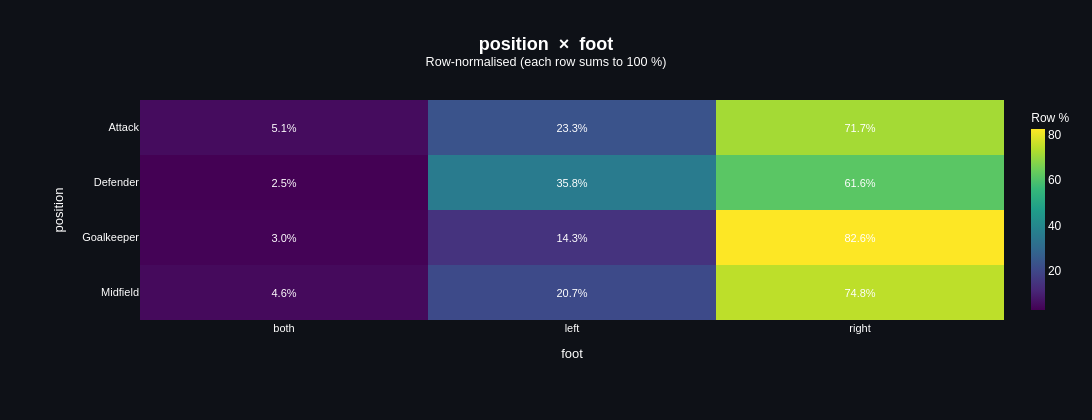

The notebook cell saved with this chart:
### Code cell
test_crosstab = cross_tab_heatmap(df=test, col1='position', col2='foot')
test_crosstab

### Figure 1 — Plotly figure (JSON) as saved in the notebook; plotly's stock layout.template omitted (floating-point values rounded to 4 significant figures)
{"data": [{"colorbar": {"outlinewidth": 0, "thickness": 14, "tickfont": {"color": "white", "family": "Arial"}, "title": {"font": {"color": "white", "family": "Arial", "size": 12}, "text": "Row %"}}, "colorscale": [[0, "#440154"], [0.1111, "#482878"], [0.2222, "#3e4989"], [0.3333, "#31688e"], [0.4444, "#26828e"], [0.5556, "#1f9e89"], [0.6667, "#35b779"], [0.7778, "#6ece58"], [0.8889, "#b5de2b"], [1, "#fde725"]], "hovertemplate": "<b>position</b>: %{y}<br><b>foot</b>: %{x}<br><b>Row %</b>: %{z:.1f}%<extra></extra>", "text": [["5.1%", "23.3%", "71.7%"], ["2.5%", "35.8%", "61.6%"], ["3.0%", "14.3%", "82.6%"], ["4.6%", "20.7%", "74.8%"]], "textfont": {"color": "white", "family": "Arial", "size": 11}, "texttemplate": "%{text}", "type": "heatmap", "x": ["both", "left", "right"], "y": ["Attack", "Defender", "Goalkeeper", "Midfield"], "z": [[5.07, 23.27, 71.66], [2.523, 35.83, 61.64], [3.025, 14.34, 82.64], [4.557, 20.69, 74.75]]}], "layout": {"font": {"color": "white", "family": "Arial"}, "height": 420, "margin": {"b": 100, "l": 140, "r": 80, "t": 100}, "paper_bgcolor": "#0e1117", "plot_bgcolor": "#1a1a1a", "title": {"font": {"color": "white", "family": "Arial", "size": 18}, "text": "<b>position  ×  foot</b><br><sup>Row-normalised (each row sums to 100 %)</sup>", "x": 0.5, "xanchor": "center"}, "width": 1400, "xaxis": {"side": "bottom", "tickfont": {"size": 11}, "title": {"font": {"size": 13}, "text": "foot"}}, "yaxis": {"autorange": "reversed", "tickfont": {"size": 11}, "title": {"font": {"size": 13}, "text": "position"}}}}
